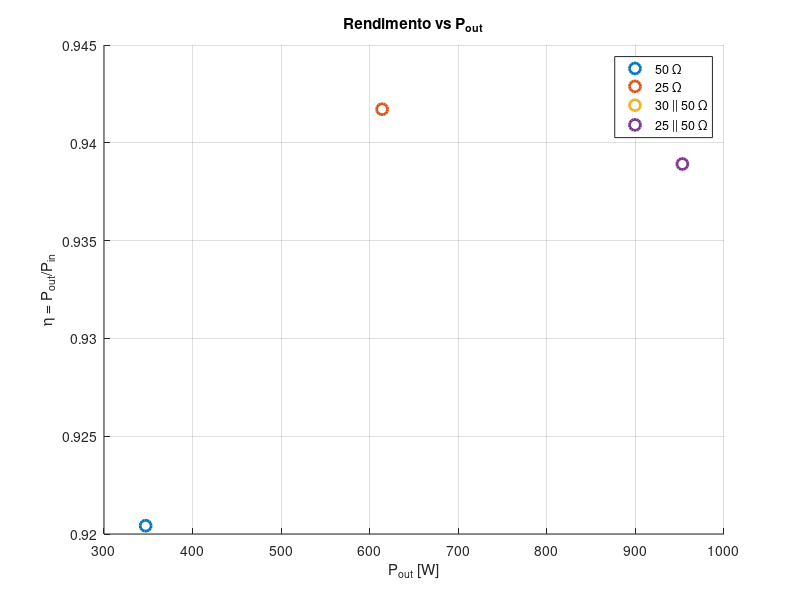

Here is the MATLAB script that generated this plot:
% Dados: [Pout Pin]
dados = {
    '50 \Omega',     [347 377];
    '25 \Omega',     [614 652];
    '30 || 50 \Omega', [889 942];
    '25 || 50 \Omega', [953 1015];
};

figure; hold on; grid on;

for i = 1:size(dados,1)
    nome = dados{i,1};
    Pout = dados{i,2}(1);
    Pin  = dados{i,2}(2);
    eta  = Pout/Pin;
    
    plot(Pout, eta, 'o', 'DisplayName', nome, 'LineWidth', 2, 'MarkerSize', 8);
end

xlabel('P_{out} [W]');
ylabel('\eta = P_{out}/P_{in}');
title('Rendimento vs P_{out}');
legend('Location','best');
